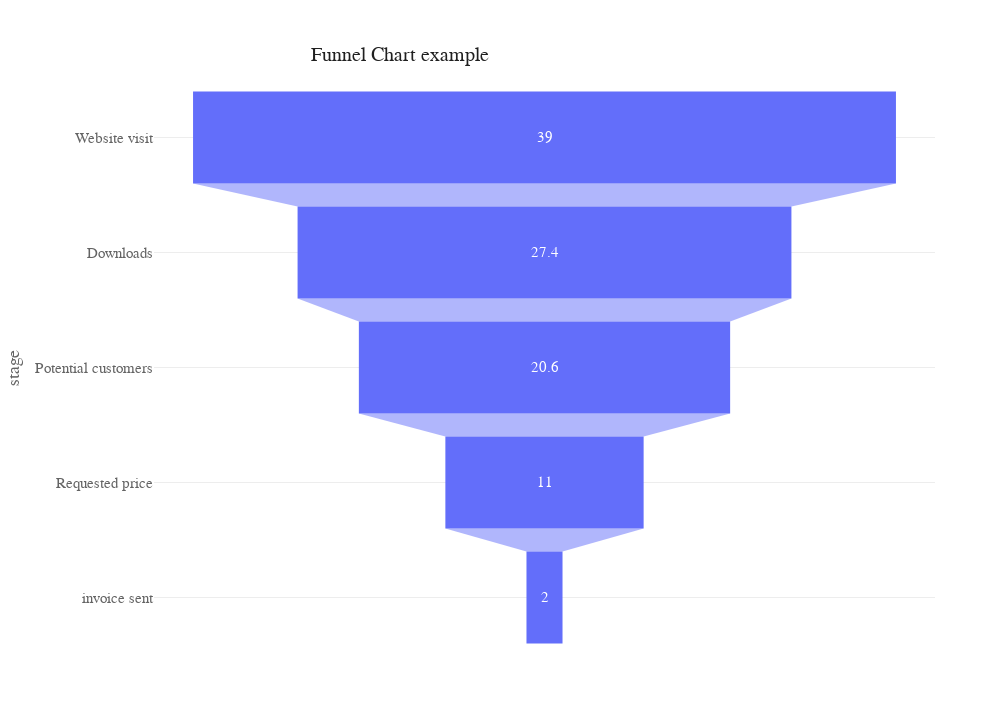

Notebook cell for this chart:
### Markdown cell above
# Test with Funnel chart

### Code cell
data = dict(
    number=[39, 27.4, 20.6, 11, 2],
    stage=["Website visit", "Downloads", "Potential customers", "Requested price", "invoice sent"])
fig = px.funnel(data, x='number', y='stage')
fig.update_layout(layout)
fig.update_layout({'title.text':'Funnel Chart example'})
fig.update_annotations(sign)
fig.show()

### Figure 1 — Plotly figure (JSON) as saved in the notebook; plotly's stock layout.template omitted (floating-point values rounded to 4 significant figures)
{"data": [{"hovertemplate": "number=%{x}<br>stage=%{y}<extra></extra>", "legendgroup": "", "marker": {"color": "#636efa"}, "name": "", "orientation": "h", "showlegend": false, "type": "funnel", "x": [39, 27.4, 20.6, 11, 2], "xaxis": "x", "y": ["Website visit", "Downloads", "Potential customers", "Requested price", "invoice sent"], "yaxis": "y"}], "layout": {"activeshape": {"opacity": 0.7}, "autosize": true, "autotypenumbers": "convert types", "font": {"color": "#636363", "family": "segoe ui light", "size": 15}, "grid": {"pattern": "coupled", "roworder": "bottom to top", "xgap": 0.5, "xside": "bottom", "ygap": 0.5}, "height": 720, "hoverdistance": 50, "hoverlabel": {"align": "left", "bgcolor": "#3D5165", "bordercolor": "#fff", "font": {"color": "#FFFFFF", "family": "segoe ui light", "size": 15}}, "legend": {"bordercolor": "#F70000", "font": {"size": 15}, "itemclick": "toggleothers", "itemdoubleclick": false, "itemwidth": 30, "title": {"font": {"color": "#202020", "size": 17}, "side": "top"}, "tracegroupgap": 0, "x": 1.05}, "margin": {"b": 65, "l": 65, "pad": 0, "r": 65, "t": 80}, "newshape": {"line": {"color": "#3D5165", "width": 1.5}, "opacity": 0.7}, "paper_bgcolor": "#FFFFFF", "plot_bgcolor": "#FFFFFF", "separators": ". ", "showlegend": true, "title": {"font": {"color": "#202020", "family": "bahnschrift light", "size": 20}, "pad": {"b": 15, "l": 1}, "text": "Funnel Chart example", "x": 0.4, "xanchor": "center", "y": 0.935, "yanchor": "top", "yref": "container"}, "width": 1000, "xaxis": {"anchor": "free", "automargin": true, "domain": [0, 1], "gridcolor": "#fff", "position": 0, "showgrid": false, "showspikes": false, "spikecolor": "#DEDEDE", "spikethickness": 1.5, "tickcolor": "#FD0000", "ticklabelposition": "outside", "title": {"standoff": 10, "text": "number"}, "zeroline": true, "zerolinecolor": "#fff", "zerolinewidth": 1.5}, "yaxis": {"anchor": "x", "automargin": true, "domain": [0, 1], "gridcolor": "#EDEDED", "showspikes": false, "spikecolor": "#DEDEDE", "spikethickness": 1.5, "ticklabelposition": "outside", "tickprefix": "", "ticksuffix": "", "title": {"standoff": 10, "text": "stage"}, "zeroline": true, "zerolinecolor": "#fff", "zerolinewidth": 1.5}}}
